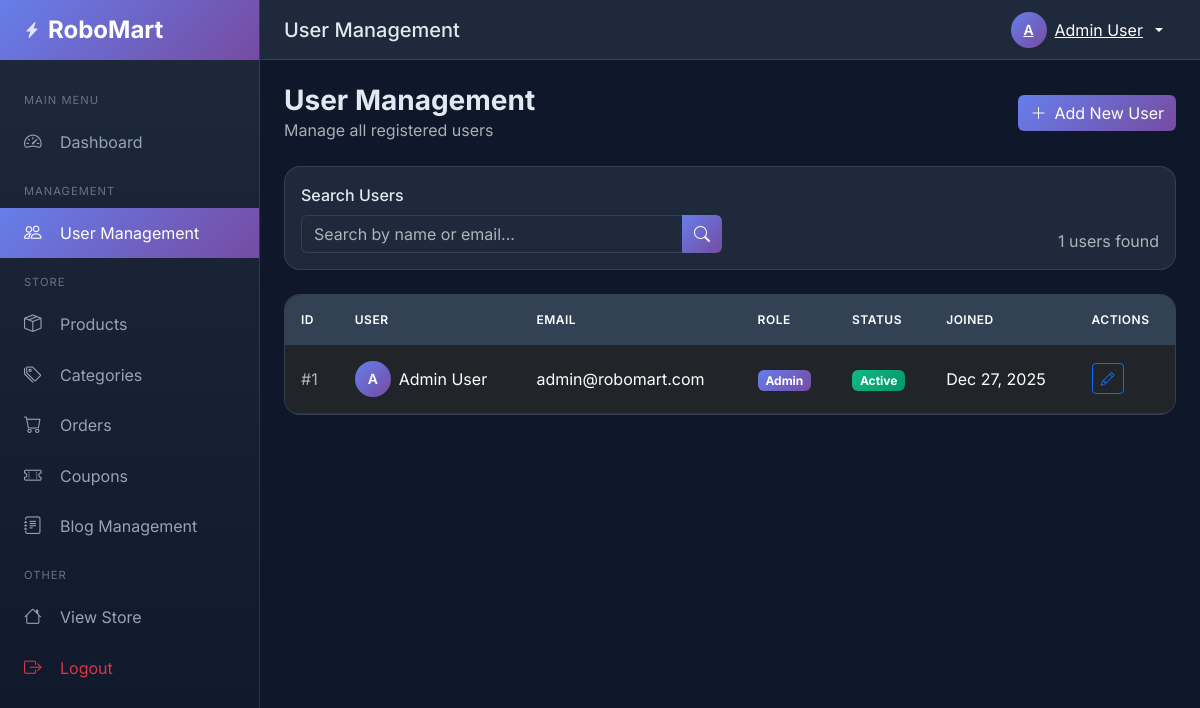
The app's page /backend/users/index.php (signed in) with its own data.
### tables this page shows
CREATE TABLE IF NOT EXISTS users (
    id INT AUTO_INCREMENT PRIMARY KEY,
    full_name VARCHAR(100) NOT NULL,
    email VARCHAR(255) NOT NULL UNIQUE,
    password_hash VARCHAR(255) NOT NULL,
    role ENUM('user', 'admin') NOT NULL DEFAULT 'user',
    is_active TINYINT(1) NOT NULL DEFAULT 1,
    created_at TIMESTAMP DEFAULT CURRENT_TIMESTAMP,
    updated_at TIMESTAMP DEFAULT CURRENT_TIMESTAMP ON UPDATE CURRENT_TIMESTAMP,
    INDEX idx_email (email),
    INDEX idx_role (role)
);

### functions.php (called while the page is built, shortened)
<?php
function get_all_users($pdo, $page = 1, $per_page = 10, $search = '') {
    $offset = ($page - 1) * $per_page;
    $where = '';
    $params = [];
    $count_sql = "SELECT COUNT(*) FROM users {$where}";
    $count_stmt = $pdo->prepare($count_sql);
    $count_stmt->execute($params);
    $total = $count_stmt->fetchColumn();
    $sql = "SELECT id, full_name, email, role, is_active, created_at, updated_at
            FROM users {$where}
            ORDER BY created_at DESC
            LIMIT {$per_page} OFFSET {$offset}";
    $stmt = $pdo->prepare($sql);
    $stmt->execute($params);
    $users = $stmt->fetchAll();
    return [
        'users' => $users,
        'total' => $total,
        'pages' => ceil($total / $per_page),
        'current_page' => $page
    ];
}

### backend/users/index.php (the view, shortened to what this page needs)
<?php
require_once '../config.php';
$page = isset($_GET['page']) ? max(1, intval($_GET['page'])) : 1;
$search = isset($_GET['search']) ? sanitize_input($_GET['search']) : '';
$result = get_all_users($pdo, $page, ADMIN_PER_PAGE, $search);
$users = $result['users'];
$total_users = $result['total'];
include '../includes/header.php';
include '../includes/sidebar.php';
?>
<div class="page-header d-flex justify-content-between align-items-center flex-wrap gap-3">
    <div>
        <h1 class="page-title">User Management</h1>
        <p class="text-muted mb-0">Manage all registered users</p>
    </div>
    <div>
        <a href="add.php" class="btn btn-primary">
            <i class="bi bi-plus-lg me-2"></i>Add New User
        </a>
    </div>
</div>
<div class="table-container mb-4">
    <div class="p-3">
        <form method="GET" class="row g-3 align-items-end">
            <div class="col-md-6">
                <label class="form-label">Search Users</label>
                <div class="input-group">
                    <input type="text" name="search" class="form-control"
                           placeholder="Search by name or email..."
                           value="<?php echo htmlspecialchars($search); ?>">
                    <button type="submit" class="btn btn-primary">
                        <i class="bi bi-search"></i>
                    </button>
                </div>
            </div>
            <div class="col-md-6 text-md-end">
                <span class="ms-3 text-muted"><?php echo $total_users; ?> users found</span>
            </div>
        </form>
    </div>
</div>
<div class="table-container">
    <div class="table-responsive">
        <table class="table">
            <thead>
                <tr>
                    <th>ID</th>
                    <th>User</th>
                    <th>Email</th>
                    <th>Role</th>
                    <th>Status</th>
                    <th>Joined</th>
                    <th>Actions</th>
                </tr>
            </thead>
            <tbody>
                <?php if (empty($users)): ?>
                <tr>
                    <td colspan="7" class="text-center py-5 text-muted">
                        <i class="bi bi-people fs-1 d-block mb-3"></i>
                        No users found
                    </td>
                </tr>
                <?php else: ?>
                <?php foreach ($users as $user): ?>
                <tr>
                    <td class="text-muted">#<?php echo $user['id']; ?></td>
                    <td>
                        <div class="d-flex align-items-center gap-2">
                            <div class="avatar">
                                <?php echo strtoupper(substr($user['full_name'], 0, 1)); ?>
                            </div>
                            <span><?php echo htmlspecialchars($user['full_name']); ?></span>
                        </div>
                    </td>
                    <td><?php echo htmlspecialchars($user['email']); ?></td>
                    <td>
                        <span class="badge <?php echo $user['role'] === 'admin' ? 'badge-admin' : 'badge-user'; ?>">
                            <?php echo ucfirst($user['role']); ?>
                        </span>
                    </td>
                    <td>
                        <span class="badge <?php echo $user['is_active'] ? 'badge-active' : 'badge-inactive'; ?>">
                            <?php echo $user['is_active'] ? 'Active' : 'Inactive'; ?>
                        </span>
                    </td>
                    <td><?php echo date('M d, Y', strtotime($user['created_at'])); ?></td>
                    <td>
                        <div class="d-flex gap-1">
                            <a href="edit.php?id=<?php echo $user['id']; ?>"
                               class="btn btn-sm btn-outline-primary" title="Edit">
                                <i class="bi bi-pencil"></i>
                            </a>
                        </div>
                    </td>
                </tr>
                <?php endforeach; ?>
                <?php endif; ?>
            </tbody>
        </table>
    </div>
</div>
<?php include '../includes/footer.php'; ?>

### backend/includes/header.php (style rules this page uses)
:root { --sidebar-width: 260px; --header-height: 60px; --primary-gradient: linear-gradient(135deg, #667eea 0%, #764ba2 100%); }
body { font-family: 'Inter', sans-serif; background-color: #0f172a; color: #e2e8f0; }
.table-container { background: #1e293b; border-radius: 16px; border: 1px solid rgba(255,255,255,0.1); overflow: hidden; }
.table { margin: 0; color: #e2e8f0; }
.table thead th { background: #334155; border-bottom: none; padding: 1rem; font-weight: 600; text-transform: uppercase; font-size: 0.75rem; letter-spacing: 0.5px; }
.table tbody td { padding: 1rem; border-color: rgba(255,255,255,0.05); vertical-align: middle; }
.badge-admin { background: linear-gradient(135deg, #667eea 0%, #764ba2 100%); }
.badge-active { background: linear-gradient(135deg, #10b981 0%, #059669 100%); }
.btn-primary { background: var(--primary-gradient); border: none; }
.form-control, .form-select { background: #1e293b; border: 1px solid rgba(255,255,255,0.1); color: #e2e8f0; }
.form-label { font-weight: 500; margin-bottom: 0.5rem; }
.page-header { margin-bottom: 1.5rem; }
.page-title { font-size: 1.75rem; font-weight: 700; margin: 0; }
.avatar { width: 36px; height: 36px; border-radius: 50%; background: var(--primary-gradient); display: flex; align-items: center; justify-content: center; font-weight: 600; font-size: 0.875rem; }

### records on screen
users: id "1", full_name "A", full_name "Admin User", email "admin@robomart.com", role "Admin", is_active "Active", created_at "Dec 27, 2025"

### other values on screen
$page_title "User Management"
substr($_SESSION['full_name'], 0, 1) "A"
$_SESSION['full_name'] "Admin User"
$total_users "1"
